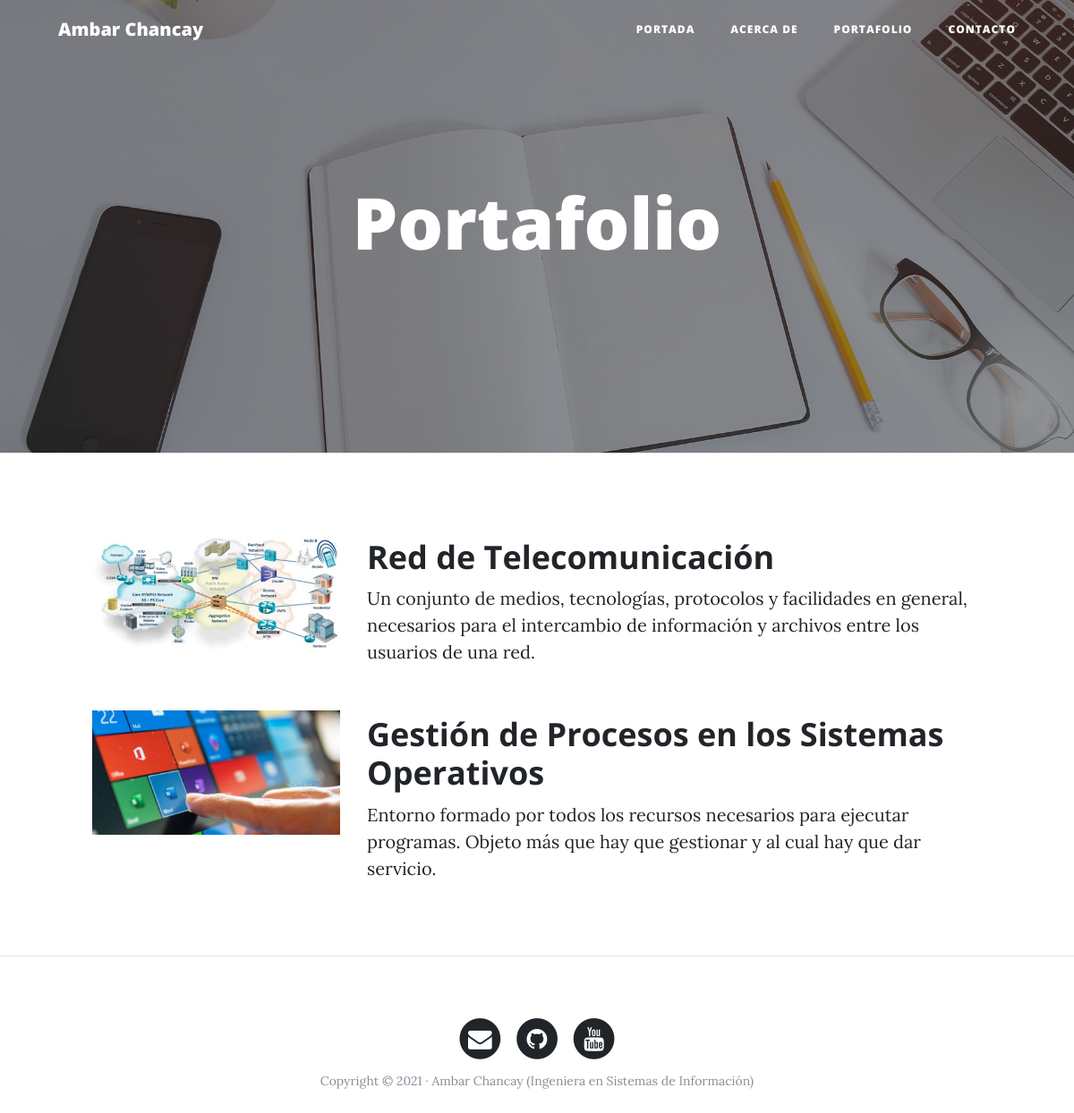
The page /portafolio/ on the database its author committed.
### portafolio/models.py (models this page shows, shortened)
class Project(models.Model):
    title = models.CharField(max_length=200, verbose_name = "Título")
    description = models.TextField( verbose_name = "Descripción")
    image = models.ImageField(verbose_name = "Imagen", upload_to= "projects")
    created = models.DateTimeField(auto_now_add=True, verbose_name = "Fecha de Creación")
    updated = models.DateTimeField(auto_now=True, verbose_name = "Fecha de Edición")
    class Meta:
        verbose_name = 'proyectos'
        verbose_name_plural = 'proyectos'
        ordering = ["-created"]

### portafolio/views.py (the view)
# urls.py: path('portafolio/', portafolio_views.portafolio, name="portafolio"),
def portafolio(request):
    projects = Project.objects.all()
    return render(request, "portafolio/portafolio.html", {'projects' : projects })

### portafolio/templates/portafolio/portafolio.html (shortened to what this page needs)
{% extends 'core/base.html' %}
{% block background %}{% load static %}{% static 'core/img/portfolio-bg.jpg' %}{% endblock %}
{% block headers %}
    <h1>Portafolio</h1>
{% endblock %}
{% block content %}
    {% for project in projects %}
	    <div class="row project">
	    <div class="col-lg-3 col-md-4 offset-lg-1">
			    <img class="img-fluid" src="{{ project.image.url }}" alt="">
	    </div>
	    <div class="col-lg-7 col-md-8">
	      	<h2 class="section-heading title">{{ project.title }}</h2>
	        <p>{{ project.description }}</p>
	    </div>
	    </div>
	{% endfor %}
{% endblock %}

### core/templates/core/base.html (shortened to what this page needs)
<!DOCTYPE html>
<html lang="es">
  <head>
    {% load static %}
    <link href="{% static 'core/vendor/bootstrap/css/bootstrap.min.css' %}" rel="stylesheet">
    <link href="{% static 'core/vendor/font-awesome/css/font-awesome.min.css' %}" rel="stylesheet" type="text/css">
    <link href="{% static 'core/css/clean-blog.min.css' %}" rel="stylesheet">
  </head>
  <body>
    <nav class="navbar navbar-expand-lg navbar-light fixed-top" id="mainNav">
      <div class="container">
        <a class="navbar-brand" href="{% url 'home' %}">Ambar Chancay</a>
        <div class="collapse navbar-collapse" id="navbarResponsive">
          <ul class="navbar-nav ml-auto">
            <li class="nav-item">
              <a class="nav-link" href="{% url 'home' %}">Portada</a>
            </li>
            <li class="nav-item">
              <a class="nav-link" href="{% url 'about' %}">Acerca de</a>
            </li>
            <li class="nav-item">
              <a class="nav-link" href="{% url 'portafolio' %}">Portafolio</a>
            </li>
            <li class="nav-item">
              <a class="nav-link" href="{% url 'contact' %}">Contacto</a>
            </li>
          </ul>
        </div>
      </div>
    </nav>
    <header class="masthead"| style="background-image: url(' {% block background %}{% endblock %} ')">
      <div class="overlay"></div>
      <div class="container">
        <div class="row">
          <div class="col-lg-8 col-md-10 mx-auto">
            <div class="site-heading">
              {% block headers %}{% endblock %}
            </div>
          </div>
        </div>
      </div>
    </header>
    {% block content %}{% endblock %}
{% if request.path != "/" %} <hr> {% endif %}
    <footer>
      <div class="container">
        <div class="row">
          <div class="col-lg-8 col-md-10 mx-auto">
            <ul class="list-inline text-center">
              <li class="list-inline-item">
                <a href="#">
                  <span class="fa-stack fa-lg">
                    <i class="fa fa-circle fa-stack-2x"></i>
                    <i class="fa fa-envelope fa-stack-1x fa-inverse"></i>
                  </span>
                </a>
              </li>
              <li class="list-inline-item">
                <a href="#">
                  <span class="fa-stack fa-lg">
                    <i class="fa fa-circle fa-stack-2x"></i>
                    <i class="fa fa-github fa-stack-1x fa-inverse"></i>
                  </span>
                </a>
              </li>
              <li class="list-inline-item">
                <a href="#">
                  <span class="fa-stack fa-lg">
                    <i class="fa fa-circle fa-stack-2x"></i>
                    <i class="fa fa-youtube fa-stack-1x fa-inverse"></i>
                  </span>
                </a>
              </li>
            </ul>
            <p class="copyright text-muted">Copyright &copy; 2021 · Ambar Chancay (Ingeniera en Sistemas de Información) </p>
          </div>
        </div>
      </div>
    </footer>
  </body>
</html>

### rows shown on the page
Project: image (picture), title "Red de Telecomunicación", description "Un conjunto de medios, tecnologías, protocolos y facilidades en general, necesarios para el intercambio de información y archivos entre los usuarios de una red."
Project: image (picture), title "Gestión de Procesos en los Sistemas Operativos", description "Entorno formado por todos los recursos necesarios para ejecutar programas. Objeto más que hay que gestionar y al cual hay que dar servicio."
